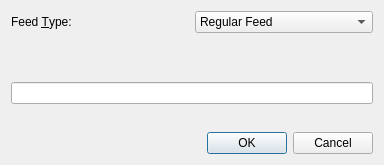
<ui version="4.0" >
 <class>Dialog</class>
 <widget class="QDialog" name="Dialog" >
  <property name="geometry" >
   <rect>
    <x>0</x>
    <y>0</y>
    <width>384</width>
    <height>165</height>
   </rect>
  </property>
  <property name="windowTitle" >
   <string>New Feed - uRSSus</string>
  </property>
  <property name="windowIcon" >
   <iconset resource="../images/icons.qrc" >
    <normaloff>:/urssus.svg</normaloff>:/urssus.svg</iconset>
  </property>
  <layout class="QVBoxLayout" name="verticalLayout" >
   <item>
    <layout class="QHBoxLayout" name="horizontalLayout" >
     <item>
      <widget class="QLabel" name="label_2" >
       <property name="text" >
        <string>Feed &amp;Type:</string>
       </property>
       <property name="buddy" >
        <cstring>feedType</cstring>
       </property>
      </widget>
     </item>
     <item>
      <widget class="QComboBox" name="feedType" >
       <item>
        <property name="text" >
         <string>Regular Feed</string>
        </property>
       </item>
       <item>
        <property name="text" >
         <string>Google News Feed</string>
        </property>
       </item>
      </widget>
     </item>
    </layout>
   </item>
   <item>
    <widget class="QLabel" name="label" >
     <property name="text" >
      <string/>
     </property>
     <property name="textFormat" >
      <enum>Qt::RichText</enum>
     </property>
     <property name="wordWrap" >
      <bool>true</bool>
     </property>
    </widget>
   </item>
   <item>
    <spacer name="verticalSpacer_2" >
     <property name="orientation" >
      <enum>Qt::Vertical</enum>
     </property>
     <property name="sizeHint" stdset="0" >
      <size>
       <width>20</width>
       <height>20</height>
      </size>
     </property>
    </spacer>
   </item>
   <item>
    <widget class="QLineEdit" name="data" />
   </item>
   <item>
    <spacer name="verticalSpacer" >
     <property name="orientation" >
      <enum>Qt::Vertical</enum>
     </property>
     <property name="sizeHint" stdset="0" >
      <size>
       <width>20</width>
       <height>22</height>
      </size>
     </property>
    </spacer>
   </item>
   <item>
    <widget class="QDialogButtonBox" name="buttonBox" >
     <property name="orientation" >
      <enum>Qt::Horizontal</enum>
     </property>
     <property name="standardButtons" >
      <set>QDialogButtonBox::Cancel|QDialogButtonBox::Ok</set>
     </property>
    </widget>
   </item>
  </layout>
 </widget>
 <tabstops>
  <tabstop>data</tabstop>
  <tabstop>feedType</tabstop>
  <tabstop>buttonBox</tabstop>
 </tabstops>
 <resources>
  <include location="../images/icons.qrc" />
 </resources>
 <connections>
  <connection>
   <sender>buttonBox</sender>
   <signal>accepted()</signal>
   <receiver>Dialog</receiver>
   <slot>accept()</slot>
   <hints>
    <hint type="sourcelabel" >
     <x>248</x>
     <y>254</y>
    </hint>
    <hint type="destinationlabel" >
     <x>157</x>
     <y>274</y>
    </hint>
   </hints>
  </connection>
  <connection>
   <sender>buttonBox</sender>
   <signal>rejected()</signal>
   <receiver>Dialog</receiver>
   <slot>reject()</slot>
   <hints>
    <hint type="sourcelabel" >
     <x>316</x>
     <y>260</y>
    </hint>
    <hint type="destinationlabel" >
     <x>286</x>
     <y>274</y>
    </hint>
   </hints>
  </connection>
 </connections>
</ui>
